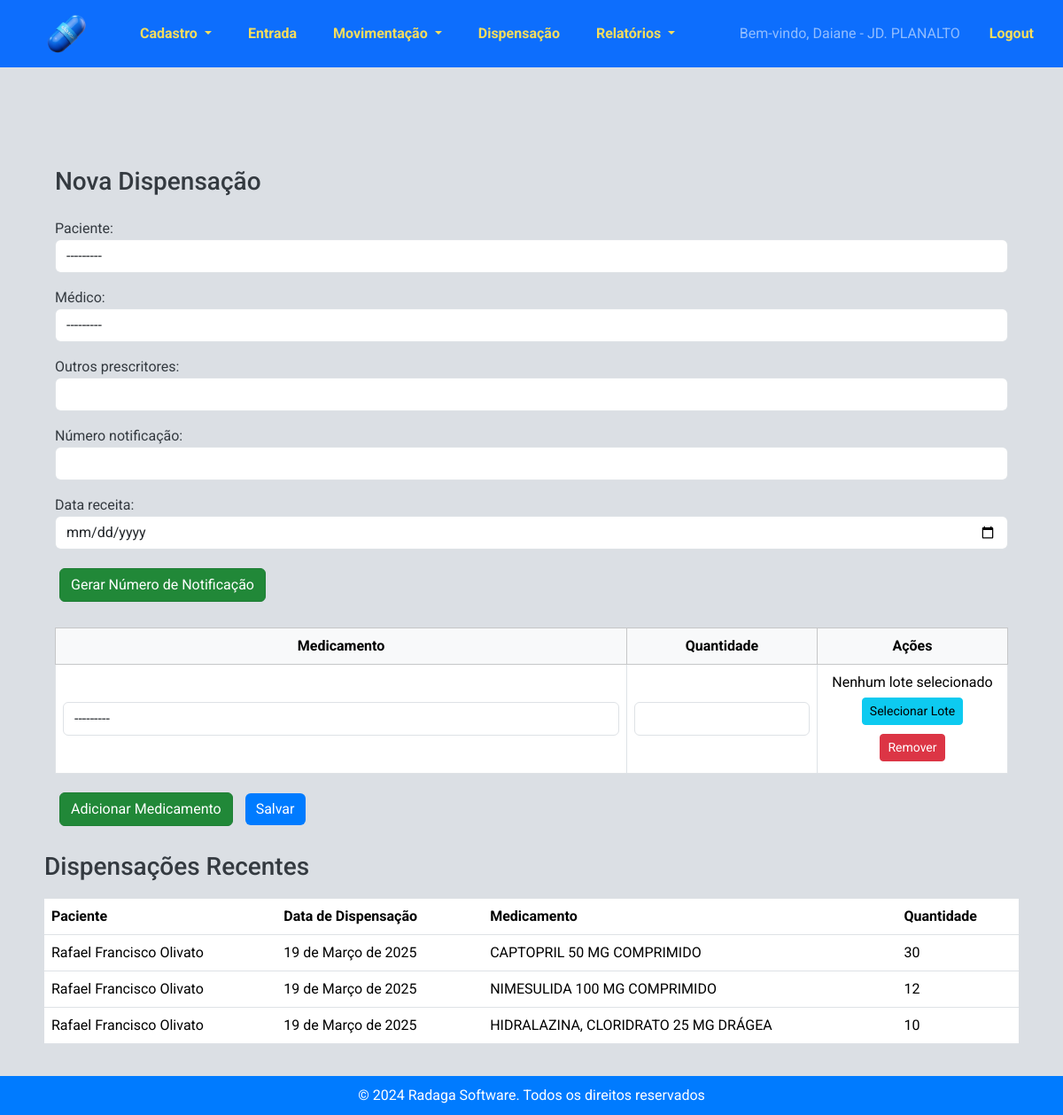
Before: /estoque/dispensacoes/nova/ (signed in) with the older database file.
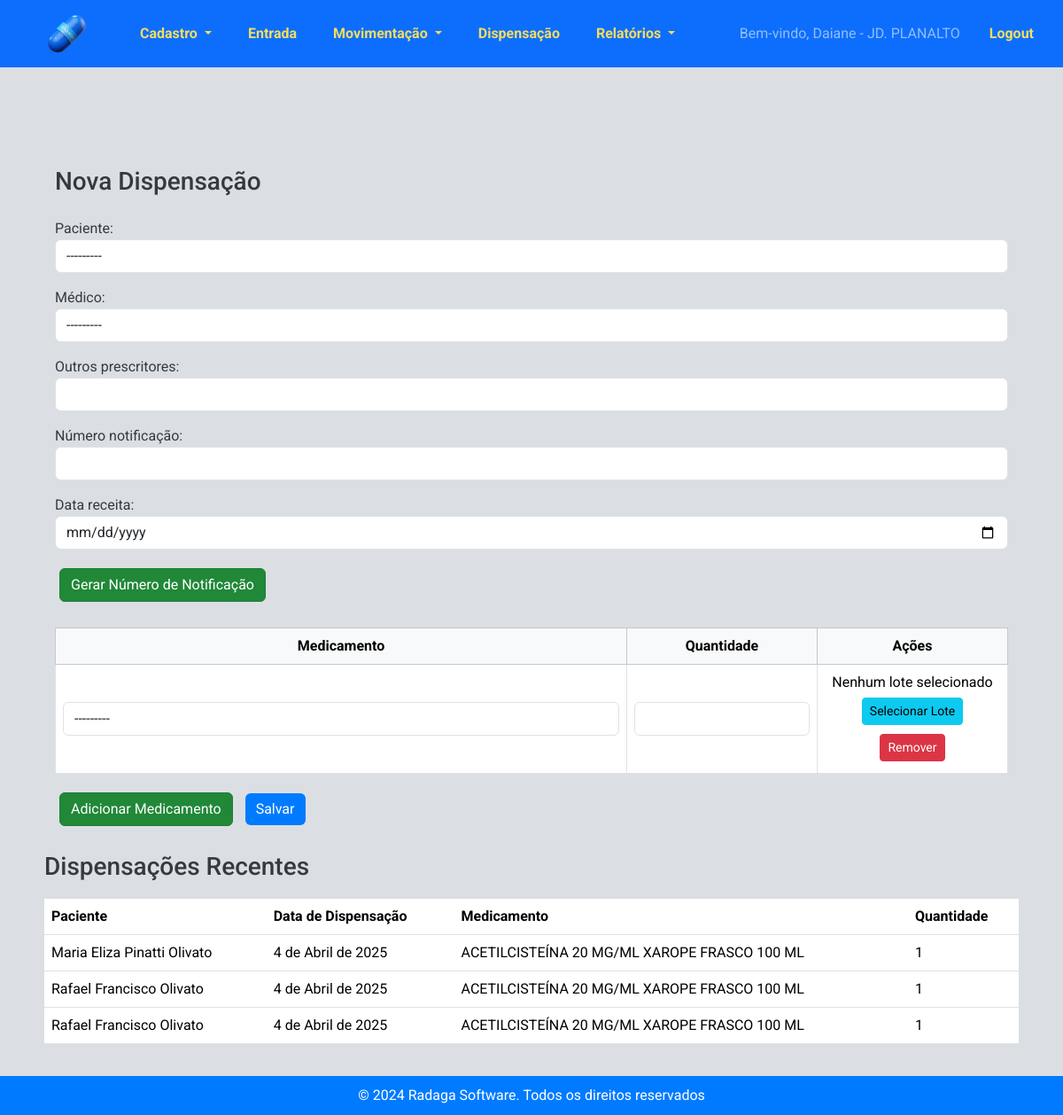
After: the same page with the newer database file.
### estoque/models.py (models this page shows, shortened)
class Dispensacao(models.Model):
    paciente = models.ForeignKey('Paciente', on_delete=models.CASCADE)
    medico = models.ForeignKey('Medico', on_delete=models.SET_NULL, null=True, blank=True,  verbose_name="Médico")
    outros_prescritores = models.CharField(max_length=255, blank=True, null=True)
    numero_notificacao = models.CharField(max_length=6, blank=True, null=True, verbose_name="Número notificação")
    data_receita = models.DateField(default=timezone.now)
    data_dispensacao = models.DateField(auto_now_add=True)

class Paciente(models.Model):
    nome = models.CharField(max_length=100)
    nome_mae = models.CharField(max_length=100, verbose_name="Nome da mãe")
    cns = models.CharField(max_length=15, unique=True, verbose_name="CNS")
    cpf = models.CharField(max_length=11, unique=True, verbose_name="CPF")
    data_nascimento = models.DateField()
    def __str__(self):
        return self.nome

class DispensacaoMedicamento(models.Model):
    dispensacao = models.ForeignKey('Dispensacao', related_name='medicamentos', on_delete=models.CASCADE)
    medicamento = models.ForeignKey('Medicamento', on_delete=models.CASCADE)
    quantidade = models.PositiveIntegerField()

class Medicamento(models.Model):
    LISTA_CHOICES = [
        ('A', 'Lista A'),
        ('B', 'Lista B'),
        ('C', 'Lista C'),
    ]
    codigo_identificacao = models.CharField(max_length=100, blank=True, null=True)
    nome = models.CharField(max_length=255, blank=True, null=True)
    psicotropico = models.CharField(max_length=1, choices=LISTA_CHOICES, blank=True, null=True, verbose_name="Psicotrópico")
    def __str__(self):
        return self.nome

### estoque/views.py (the view)
# urls.py: path('dispensacoes/nova/', views.nova_dispensacao, name='nova_dispensacao'),
@login_required
def nova_dispensacao(request):
    usuario = request.user  # Obtém o usuário logado
    try:
        estabelecimento = usuario.profile.estabelecimento
    except AttributeError:
        messages.error(request, "Seu usuário não está associado a um estabelecimento.")
        return redirect("listar_dispensacoes")
    if request.method == "POST":
        form = DispensacaoForm(request.POST)
        formset = DispensacaoMedicamentoFormSet(request.POST)
        if form.is_valid() and formset.is_valid():
            with transaction.atomic():  # Garante que todas as operações sejam concluídas corretamente
                dispensacao = form.save(commit=False)
                dispensacao.usuario = usuario  # Registra o usuário que fez a dispensação
                dispensacao.save()
                medicamentos = formset.save(commit=False)  # Salva os medicamentos sem persistir no banco ainda
                for medicamento in medicamentos:
                    medicamento.dispensacao = dispensacao
                    try:
                        estoque = Estoque.objects.get(
                            medicamento=medicamento.medicamento, estabelecimento=estabelecimento
                        )
                    except Estoque.DoesNotExist:
                        messages.error(request, f"Estoque não encontrado para {medicamento.medicamento} no {estabelecimento}!")
                        return redirect("nova_dispensacao")
                    if estoque.quantidade < medicamento.quantidade:
                        messages.error(request, f"Estoque insuficiente para {medicamento.medicamento}!")
                        return redirect("nova_dispensacao")
                    print(f"Antes da atualização: {estoque.medicamento.nome} - Estoque: {estoque.quantidade}")
                    estoque.quantidade -= medicamento.quantidade
                    estoque.save()
                    print(f"Depois da atualização: {estoque.medicamento.nome} - Estoque: {estoque.quantidade}")
                    detalhes_estoque = DetalhesMedicamento.objects.filter(
                        medicamento=medicamento.medicamento,
                        quantidade__gt=0,
                        estabelecimento=estabelecimento  # Filtra pelo mesmo estabelecimento
                    ).order_by("validade")  # Usa os lotes mais antigos primeiro
                    quantidade_a_reduzir = medicamento.quantidade
                    for lote in detalhes_estoque:
                        if quantidade_a_reduzir <= 0:
                            break  # Se toda a quantidade já foi retirada, sai do loop
                        print(f"Antes da atualização do lote: {lote.medicamento.nome} - Lote: {lote.lote} - Quantidade: {lote.quantidade}")
                        if lote.quantidade >= quantidade_a_reduzir:
                            lote.quantidade -= quantidade_a_reduzir
                            lote.save()
                            quantidade_a_reduzir = 0
                        else:
                            quantidade_a_reduzir -= lote.quantidade
                            lote.quantidade = 0
                            lote.save()
                        print(f"Depois da atualização do lote: {lote.medicamento.nome} - Lote: {lote.lote} - Quantidade: {lote.quantidade}")
                messages.success(request, "Dispensação registrada e estoque atualizado com sucesso!")
                return redirect("listar_dispensacoes")
    else:
        medicamentos_com_estoque = Medicamento.objects.filter(
            estoques_medicamento__quantidade__gt=0,  # Busca medicamentos disponíveis no estoque geral
            estoques_medicamento__estabelecimento=estabelecimento,  # Apenas do estabelecimento do usuário
        ).distinct()
    form = DispensacaoForm()
    formset = DispensacaoMedicamentoFormSet(queryset=DispensacaoMedicamento.objects.none())
    medicamentos_json = json.dumps(
        [{"id": med.id, "nome": med.nome} for med in medicamentos_com_estoque]
    )
    dispensacoes_recentes = Dispensacao.objects.all().order_by("-data_dispensacao")[:3]
    return render(
        request,
        "estoque/nova_dispensacao.html",
        {
            "form": form,
            "formset": formset,
            "medicamentos_disponiveis": mark_safe(medicamentos_json),
            "dispensacoes_recentes": dispensacoes_recentes,
        },
    )

### estoque/forms.py
class DispensacaoForm(forms.ModelForm):
    class Meta:
        model = Dispensacao
        fields = ['paciente', 'medico', 'outros_prescritores', 'numero_notificacao', 'data_receita']
        widgets = {
            'paciente': forms.Select(attrs={'class': 'form-control'}),
            'medico': forms.Select(attrs={'class': 'form-control'}),
            'outros_prescritores': forms.TextInput(attrs={'class': 'form-control'}),
            'numero_notificacao': forms.TextInput(attrs={'class': 'form-control'}),
            'data_receita': forms.DateInput(attrs={'type': 'date', 'class': 'form-control'}),
        }

### estoque/models.py (called while the page is built)
    def __str__(self):
        return self.nome_completo

### estoque/templates/estoque/nova_dispensacao.html (shortened to what this page needs)
{% extends 'estoque/base.html' %}
{% block content %}
<div class="container mt-5">
    <h3 class="mb-4">Nova Dispensação</h3>
    <form method="post">
        {{ form.as_p }}
       <button type="button" class="btn btn-secondary" id="generate-notification-number">Gerar Número de Notificação</button>
        <br><br>
        <table class="table table-bordered text-center align-middle" id="medicamentos-table">
            <thead class="table-light">
                <tr>
                    <th style="width: 60%;">Medicamento</th>
                    <th style="width: 20%;">Quantidade</th>
                    <th style="width: 20%;">Ações</th>
                </tr>
            </thead>
            <tbody>
                {% for form in formset %}
                <tr>
                    <td>{{ form.medicamento }}</td>
                    <td>{{ form.quantidade }}</td>
                    <td>
                        <span class="lote-texto">Nenhum lote selecionado</span>
                        <button type="button" class="btn btn-info btn-sm select-lote">Selecionar Lote</button>
                        <button type="button" class="btn btn-danger btn-sm remove-form-row">Remover</button>
                    </td>
                </tr>
                {% endfor %}
            </tbody>
        </table>
        <button type="button" class="btn btn-secondary" id="add-medicamento">Adicionar Medicamento</button>
        <button type="submit" class="btn btn-primary">Salvar</button>
    </form>
</div>
<br>
<h3>Dispensações Recentes</h3>
<table class="table">
    <thead>
        <tr>
            <th>Paciente</th>
            <th>Data de Dispensação</th>
            <th>Medicamento</th>
            <th>Quantidade</th>
        </tr>
    </thead>
    <tbody>
        {% for dispensacao in dispensacoes_recentes %}
            {% for item in dispensacao.medicamentos.all %}
                <tr>
                    {% if forloop.first %}
                        <td rowspan="{{ dispensacao.medicamentos.count }}">{{ dispensacao.paciente.nome }}</td>
                    {% endif %}
                    <td>{{ dispensacao.data_dispensacao }}</td>
                    <td>{{ item.medicamento.nome }}</td>
                    <td>{{ item.quantidade }}</td>
                </tr>
            {% endfor %}
        {% empty %}
            <tr>
                <td colspan="4">Nenhuma dispensação registrada ainda.</td>
            </tr>
        {% endfor %}
    </tbody>
</table>
{% endblock %}

Changed rows visible on the page:
no longer on this page (row unchanged): Dispensacao: paciente.nome "Rafael Francisco Olivato", data_dispensacao "19 de Março de 2025"
no longer on this page (row unchanged): DispensacaoMedicamento: medicamento.nome "CAPTOPRIL 50 MG COMPRIMIDO", quantidade "30"
no longer on this page (row unchanged): Dispensacao: paciente.nome "Rafael Francisco Olivato", data_dispensacao "19 de Março de 2025"
no longer on this page (row unchanged): DispensacaoMedicamento: medicamento.nome "NIMESULIDA 100 MG COMPRIMIDO", quantidade "12"
no longer on this page (row unchanged): Dispensacao: paciente.nome "Rafael Francisco Olivato", data_dispensacao "19 de Março de 2025"
no longer on this page (row unchanged): DispensacaoMedicamento: medicamento.nome "HIDRALAZINA, CLORIDRATO 25 MG DRÁGEA", quantidade "10"
added Dispensacao: paciente.nome "Maria Eliza Pinatti Olivato", data_dispensacao "4 de Abril de 2025"
added DispensacaoMedicamento: medicamento.nome "ACETILCISTEÍNA 20 MG/ML XAROPE FRASCO 100 ML", quantidade "1"
added Dispensacao: paciente.nome "Rafael Francisco Olivato", data_dispensacao "4 de Abril de 2025"
added DispensacaoMedicamento: medicamento.nome "ACETILCISTEÍNA 20 MG/ML XAROPE FRASCO 100 ML", quantidade "1"
added Dispensacao: paciente.nome "Rafael Francisco Olivato", data_dispensacao "4 de Abril de 2025"
added DispensacaoMedicamento: medicamento.nome "ACETILCISTEÍNA 20 MG/ML XAROPE FRASCO 100 ML", quantidade "1"
